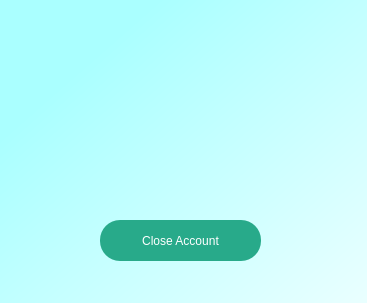
<?xml version="1.0" encoding="UTF-8"?>
<ui version="4.0">
 <class>Dialog</class>
 <widget class="QDialog" name="Dialog">
  <property name="geometry">
   <rect>
    <x>0</x>
    <y>0</y>
    <width>367</width>
    <height>303</height>
   </rect>
  </property>
  <property name="windowTitle">
   <string>Dialog</string>
  </property>
  <widget class="QWidget" name="bgwidget" native="true">
   <property name="geometry">
    <rect>
     <x>0</x>
     <y>0</y>
     <width>521</width>
     <height>411</height>
    </rect>
   </property>
   <property name="styleSheet">
    <string notr="true">QWidget#bgwidget{
background-color:qlineargradient(spread:pad, x1:0.124955, y1:0.199, x2:0.909091, y2:0.903, stop:0 rgba(170, 255, 255, 255), stop:1 rgba(255, 255, 255, 255));
}</string>
   </property>
   <widget class="QLabel" name="label">
    <property name="geometry">
     <rect>
      <x>48</x>
      <y>29</y>
      <width>261</width>
      <height>31</height>
     </rect>
    </property>
    <property name="styleSheet">
     <string notr="true">font: 700 10pt &quot;Segoe UI&quot;;</string>
    </property>
    <property name="text">
     <string/>
    </property>
    <property name="alignment">
     <set>Qt::AlignmentFlag::AlignCenter</set>
    </property>
   </widget>
   <widget class="QPushButton" name="pushButton">
    <property name="geometry">
     <rect>
      <x>100</x>
      <y>220</y>
      <width>161</width>
      <height>41</height>
     </rect>
    </property>
    <property name="styleSheet">
     <string notr="true">QPushButton{
border-radius : 20px;
background-color:rgb(40, 170, 138);
color:rgb(255, 255, 255);
}</string>
    </property>
    <property name="text">
     <string>Close Account</string>
    </property>
   </widget>
   <widget class="QLabel" name="label_2">
    <property name="geometry">
     <rect>
      <x>48</x>
      <y>105</y>
      <width>261</width>
      <height>81</height>
     </rect>
    </property>
    <property name="styleSheet">
     <string notr="true">font: 700 10pt &quot;Segoe UI&quot;;</string>
    </property>
    <property name="text">
     <string/>
    </property>
    <property name="alignment">
     <set>Qt::AlignmentFlag::AlignCenter</set>
    </property>
   </widget>
  </widget>
 </widget>
 <resources/>
 <connections/>
</ui>
